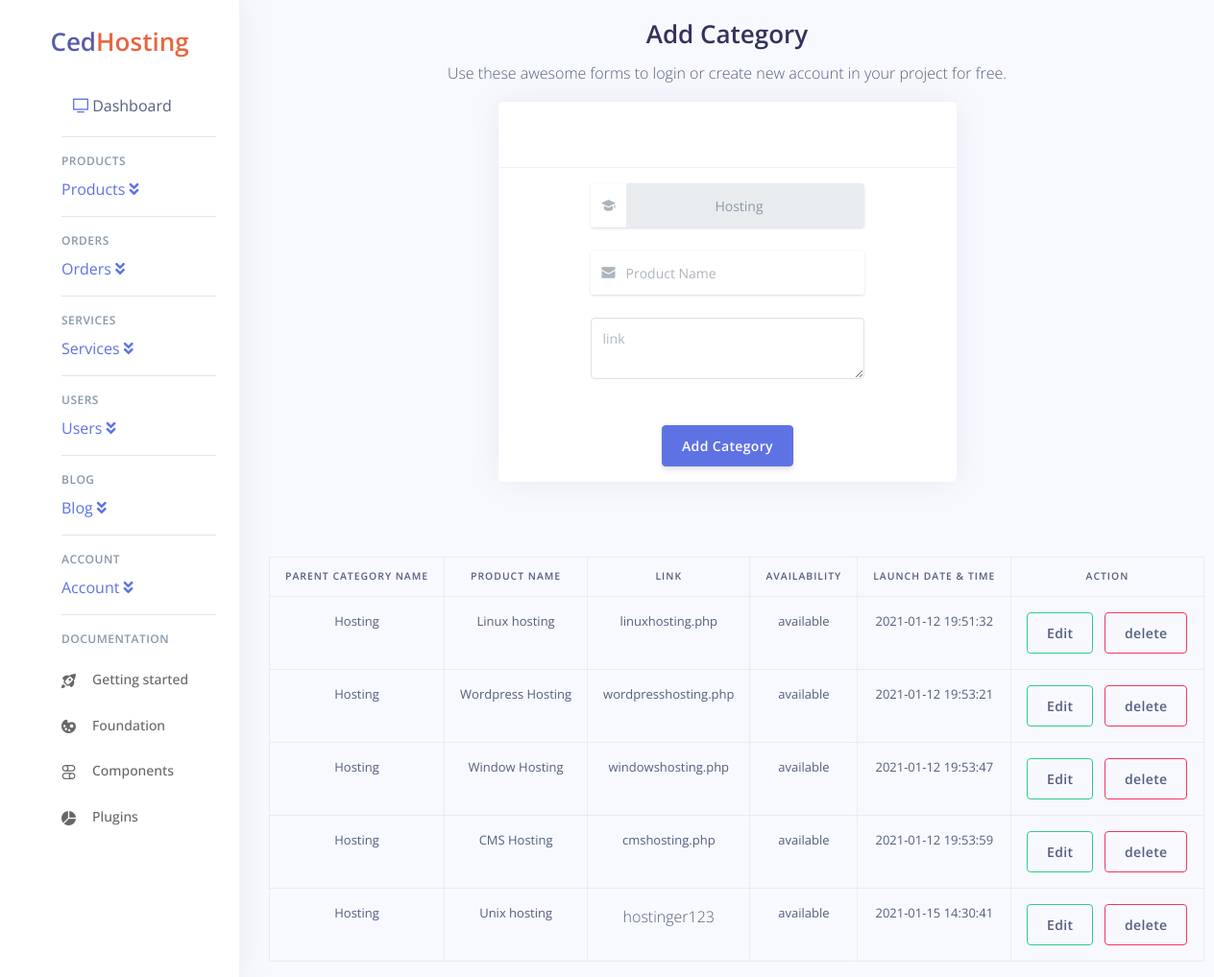
The page /admin/examples/register.php on the database its author committed.
### tables this page shows
CREATE TABLE `tbl_product` (
  `id` int(11) NOT NULL,
  `prod_parent_id` int(11) NOT NULL,
  `prod_name` varchar(100) NOT NULL,
  `link` varchar(255) NOT NULL,
  `prod_available` tinyint(1) NOT NULL DEFAULT 1,
  `prod_launch_date` datetime NOT NULL DEFAULT current_timestamp()
);

### tbl_product.php (called while the page is built, shortened)
<?php
include_once("connection.php");
class Product
{
    public $con;
    function __construct()
    {
        $dboj = new DbConnect();
        $this->con = $dboj->mkconnection();
    }
    function getData($proPrntId){
        $q="select * from tbl_product where `prod_parent_id`='$proPrntId' and `prod_available`=1";
        $result=$this->con->query($q);
        if ($this->con->query($q)->num_rows>0) {
            return $result;
        }else{
            echo false;
        }
    }
}

### connection.php (called while the page is built, shortened)
<?php
  class DbConnect{
      private $hostname;
      private $dbname;
      private $username;
      private $password;
      function  __construct(){
        $this->hostname="localhost";
        $this->username="root";
        $this->password="";
        $this->dbname="cedhosting";
      }
      function mkconnection(){
          $this->conn=new mysqli($this->hostname,$this->username,$this->password,$this->dbname);
          if($this->conn->error){
              echo "error in connection";
          }else{
              return $this->conn;
          }
      }
  }

### admin/examples/register.php (the view, shortened to what this page needs)
<?php
include("../../tbl_product.php");
$product = new Product();
$data = $product->getData(1);
?>
<!DOCTYPE html>
<html>
<head>
  <link rel="stylesheet" href="../assets/vendor/nucleo/css/nucleo.css" type="text/css">
  <link rel="stylesheet" href="../assets/vendor/@fortawesome/fontawesome-free/css/all.min.css" type="text/css">
  <link rel="stylesheet" href="../assets/css/argon.css?v=1.2.0" type="text/css">
</head>
<body class="bg-Secondary">
  <nav class="sidenav navbar navbar-vertical  fixed-left  navbar-expand-xs navbar-light bg-white" id="sidenav-main">
    <div class="scrollbar-inner">
      <div class="sidenav-header  align-items-center">
        <a class="navbar-brand" href="javascript:void(0)">
          <h1><span style="color: #585CA7;">Ced</span><span style="color: #e7663f;">Hosting</span></h1>
        </a>
      </div>
      <div class="navbar-inner">
        <div class="collapse navbar-collapse" id="sidenav-collapse-main">
          <ul class="dot-removal">
            <li class="nav-item" style="list-style: none;">
              <a class="nav-link active" href="../admindashboard.php">
                <i class="ni ni-tv-2 text-primary"></i>
                <span class="nav-link-text">Dashboard</span>
              </a>
            </li>
            <hr class="my-3">
            <h6 class="navbar-heading p-0 text-muted">
              <span class="docs-normal">Products</span>
            </h6>
            <li style="list-style: none;" data-toggle="collapse" data-target="#products" class="collapsed active">
              <a href="#">Products <span class="fas">&#xf103;</span></a>
            </li>
            <hr class="my-3">
            <h6 class="navbar-heading p-0 text-muted">
              <span class="docs-normal">Orders</span>
            </h6>
            <li style="list-style: none;" data-toggle="collapse" data-target="#Orders" class="collapsed active">
              <a href="#">Orders <span class="fas">&#xf103;</span></a>
            </li>
            <hr class="my-3">
            <h6 class="navbar-heading p-0 text-muted">
              <span class="docs-normal">Services</span>
            </h6>
            <li style="list-style: none;" data-toggle="collapse" data-target="#service" class="collapsed active">
              <a href="#">Services <span class="fas">&#xf103;</span></a>
            </li>
            <hr class="my-3">
            <h6 class="navbar-heading p-0 text-muted">
              <span class="docs-normal">Users</span>
            </h6>
            <li style="list-style: none;" data-toggle="collapse" data-target="#user" class="collapsed active">
              <a href="#">Users <span class="fas">&#xf103;</span></a>
            </li>
            <hr class="my-3">
            <h6 class="navbar-heading p-0 text-muted">
              <span class="docs-normal">Blog</span>
            </h6>
            <li style="list-style: none;" data-toggle="collapse" data-target="#blog" class="collapsed active">
              <a href="#">Blog <span class="fas">&#xf103;</span></a>
            </li>
            <hr class="my-3">
            <h6 class="navbar-heading p-0 text-muted">
              <span class="docs-normal">Account</span>
            </h6>
            <li style="list-style: none;" data-toggle="collapse" data-target="#ac" class="collapsed active">
              <a href="#">Account <span class="fas">&#xf103;</span></a>
            </li>
            <hr class="my-3">
            <h6 class="navbar-heading p-0 text-muted">
              <span class="docs-normal">Documentation</span>
            </h6>
            <ul class="navbar-nav mb-md-3">
              <li class="nav-item">
                <a class="nav-link" href="https://demos.creative-tim.com/argon-dashboard/docs/getting-started/overview.html" target="_blank">
                  <i class="ni ni-spaceship"></i>
                  <span class="nav-link-text">Getting started</span>
                </a>
              </li>
              <li class="nav-item">
                <a class="nav-link" href="https://demos.creative-tim.com/argon-dashboard/docs/foundation/colors.html" target="_blank">
                  <i class="ni ni-palette"></i>
                  <span class="nav-link-text">Foundation</span>
                </a>
              </li>
              <li class="nav-item">
                <a class="nav-link" href="https://demos.creative-tim.com/argon-dashboard/docs/components/alerts.html" target="_blank">
                  <i class="ni ni-ui-04"></i>
                  <span class="nav-link-text">Components</span>
                </a>
              </li>
              <li class="nav-item">
                <a class="nav-link" href="https://demos.creative-tim.com/argon-dashboard/docs/plugins/charts.html" target="_blank">
                  <i class="ni ni-chart-pie-35"></i>
                  <span class="nav-link-text">Plugins</span>
                </a>
              </li>
            </ul>
        </div>
      </div>
    </div>
  </nav>
  <div class="main-content">
    <div class="header bg-Secondary  py-3 py-lg-2 pt-lg-3">
      <div class="container">
        <div class="header-body text-center mb-7">
          <div class="row justify-content-center">
            <div class="">
              <h1>Add Category</h1>
              <p class="text-lead">Use these awesome forms to login or create new account in your project for free.</p><br>
            </div>
          </div>
        </div>
      </div>
      <div class="separator separator-bottom separator-skew zindex-100">
      </div>
    </div>
    <div class="container mt--8 pb-5">
      <div class="row justify-content-center">
        <div class="col-lg-6 col-md-8">
          <div class="card bg-Gray 700 border-0">
            <div class="card-header bg-transparent pb-5">
            </div>
            <div class="card-body px-lg-7 py-lg-3">
              <form role="form">
                <div class="form-group">
                  <div class="input-group input-group-merge input-group-alternative mb-3">
                    <div class="input-group-prepend">
                      <span class="input-group-text"><i class="ni ni-hat-3"></i></span>
                    </div>
                    <input class="form-control" style="text-align: center;" value="Hosting" type="text" disabled>
                  </div>
                </div>
                <div class="form-group">
                  <div class="input-group input-group-merge input-group-alternative mb-3">
                    <div class="input-group-prepend">
                      <span class="input-group-text"><i class="ni ni-email-83"></i></span>
                    </div>
                    <input class="form-control" id="name" placeholder="Product Name" type="text" required>
                  </div>
                </div>
                <div class="form-group">
                  <textarea id="editor" class="form-control" placeholder="link"></textarea>
                </div>
                <div class="text-center">
                  <input type="submit" id="add" value="Add Category" class="btn btn-primary mt-4">
                </div>
              </form>
            </div>
          </div>
        </div>
      </div>
    </div>
    <div class="container-fluid">
      <table class="table table-bordered text-center" id="tblshow">
        <thead>
          <tr style="font-weight: bold;">
            <th>Parent Category Name</th>
            <th>Product Name</th>
            <th>Link</th>
            <th>Availability</th>
            <th>Launch Date & Time</th>
            <th>Action</th>
          </tr>
        </thead>
        <tbody>
          <?php
          for ($i = 0; $i < $data->num_rows; $i++) {
            $row = $data->fetch_assoc();
          ?>
            <tr>
              <td><?php if ($row["prod_parent_id"] == 1) {
                    echo "Hosting";
                  } ?></td>
              <td><?php echo $row["prod_name"]; ?></td>
              <td><?php echo $row["link"]; ?></td>
              <td><?php if ($row["prod_available"] == 1) {
                    echo "available";
                  } ?></td>
              <td><?php echo $row["prod_launch_date"]; ?></td>
              <td>
                <a id="<?php echo $row['id']; ?>" data-toggle="modal" data-target="#exampleModal" class="edit btn btn-outline-success">Edit</a>
                <a id="<?php echo $row['id']; ?>" class="delete btn btn-outline-danger">delete</a>
              </td>
            </tr>
          <?php
          }
          ?>
        </tbody>
      </table>
    </div>
  </div>
</body>
</html>

### rows shown on the page
tbl_product: prod_parent_id "Hosting", prod_name "Linux hosting", link "linuxhosting.php", prod_available "available", prod_launch_date "2021-01-12 19:51:32"
tbl_product: prod_parent_id "Hosting", prod_name "Wordpress Hosting", link "wordpresshosting.php", prod_available "available", prod_launch_date "2021-01-12 19:53:21"
tbl_product: prod_parent_id "Hosting", prod_name "Window Hosting", link "windowshosting.php", prod_available "available", prod_launch_date "2021-01-12 19:53:47"
tbl_product: prod_parent_id "Hosting", prod_name "CMS Hosting", link "cmshosting.php", prod_available "available", prod_launch_date "2021-01-12 19:53:59"
tbl_product: prod_parent_id "Hosting", prod_name "Unix hosting", link "hostinger123", prod_available "available", prod_launch_date "2021-01-15 14:30:41"
